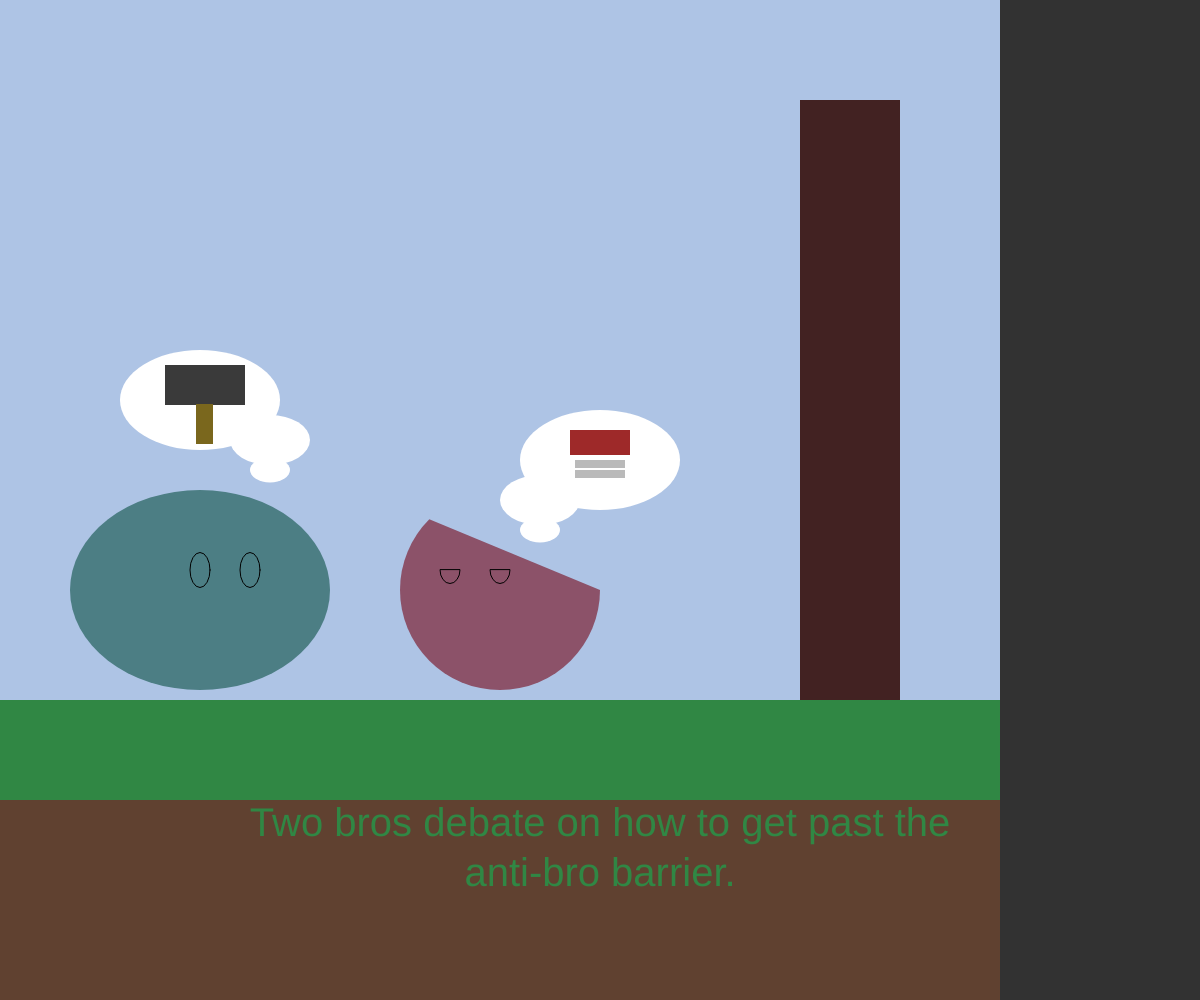
Frame 1 (no input)
Frame 60 (no input): identical to frame 1, image omitted
Frame 120 (the mouse pressed at the canvas centre since frame 60): identical to frame 1, image omitted

The p5.js sketch that drew this single still picture (run headless with seeded random() and noise() and a simulated clock; from frame 60 on, the mouse is pressed at the canvas centre):

// p5.js sketch
// ── sketch.js
/*
    interactive story by jayson 
*/

// global variable

//beginning, endone, endtwo
var currentSetting = "beginning";
var story = "Two bros debate on how to get past the anti-bro barrier.";
var storytwo = "Unfotunately, the bro-hammer just sorta bounced off and crushed red bro.";
var storythree = "Turns out living mostly off doritos makes you less and less aerodynamic. Huh.";

function setup() {
    createCanvas(windowWidth, windowHeight);
    textSize(40);
    textAlign(CENTER, CENTER);
}

function mouseClicked() {
    if (currentSetting == "endone") currentSetting = "beginning";
    if (currentSetting == "endtwo") currentSetting = "beginning";

    // detect which character is clicked
    else if (chapter == "day") {
        // clicked the orange
        //ellipse(200, 400, 160, 100);
        var hammer = dist(mouseX, mouseY, 200, 400);
        if (hammer < 160 / 2) {
            currentSetting = "endone";
        }
        //ellipse(600, 460, 160, 100);
        // clicked banana
        var spring = dist(mouseX, mouseY, 600, 460);
        if (spring < 160 / 2) {
            currentSetting = "endtwo";
        }
    }
}



function bg() {

    //sky
    fill('#aec4e5');
    noStroke();
    rect(0, 0, 1000, 8000);

    //ground
    fill('#604130');
    noStroke();
    rect(0, 700, 1000, 2000);

    //grass
    fill('#308744');
    noStroke();
    rect(0, 700, 1000, 100);
}

function draw() {
    background(50);

    if (currentSetting == "beginning") {


        bg();
        // first character
        fill('#4c7e84');
        noStroke();
        ellipse(200, 590, 260, 200); // body
        stroke(0);
        ellipse(250, 570, 20, 35); // left eye
        ellipse(200, 570, 20, 35); // right eye

        // second character
        fill('#8c5269');
        noStroke();
        arc(500, 590, 200, 200, 0, PI + QUARTER_PI, CHORD); //body
        stroke(0);
        arc(500, 570, 20, 27, 0, PI, CHORD); //right eye
        arc(450, 570, 20, 27, 0, PI, CHORD); //left eye

        //wall
        fill('#422222');
        noStroke();
        rect(800, 100, 100, 600);

        //bubbleone
        fill('white');
        noStroke();
        ellipse(200, 400, 160, 100);
        ellipse(270, 440, 80, 50);
        ellipse(270, 470, 40, 25);
        fill('#3a3a3a');
        rect(165, 365, 80, 40);
        fill('#7a671d');
        rect(196, 404, 17, 40);

        //bubbletwo
        fill('white');
        noStroke();
        ellipse(600, 460, 160, 100);
        ellipse(540, 500, 80, 50);
        ellipse(540, 530, 40, 25);
        fill('#9e2929');
        rect(570, 430, 60, 25);
        fill('#bababa');
        rect(575, 470, 50, 8);
        rect(575, 460, 50, 8);

        fill('#184182');

        fill('#308744');
        noStroke();
        text(story, 200, 700, 800, 300);


    } else if (currentSetting == "endone") {
        bg();
        // first character
        fill('#4c7e84');
        noStroke();
        ellipse(600, 590, 260, 200); // body
        stroke(0);
        ellipse(650, 570, 20, 25); // left eye
        ellipse(700, 570, 20, 15); // right eye

        // second character
        fill('#8c5269');
        noStroke();
        arc(180, 630, 250, 130, 0, PI + QUARTER_PI, CHORD); //body
        stroke(0);
        arc(100, 600, 20, 32, 0, PI, CHORD); //right eye
        arc(155, 610, 27, 27, 0, PI, CHORD); //left eye


        //wall
        fill('#422222');
        noStroke();
        rect(800, 100, 100, 600);

        //hammer
        noStroke();
        push();
        rotate(PI / 15);
        fill('#3a3a3a');
        rect(180, 290, 120, 200);
        pop();

        push();
        rotate(PI / 15);
        fill('#7a671d');
        rect(300, 370, 400, 40);
        pop();

        fill('#308744');
        noStroke();
        text(storytwo, 200, 700, 800, 300);


    } else if (currentSetting == "endtwo") {
        bg();
        // first character
        fill('#4c7e84');
        noStroke();
        ellipse(765, 250, 70, 270); // body
        stroke(0);
        ellipse(740, 199, 17, 25); // left eye
        ellipse(770, 200, 17, 35); // right eye

        // second character
        fill('#8c5269');
        noStroke();
        arc(765, 330, 70, 330, 0, PI + QUARTER_PI, CHORD); //body
        stroke(0);
        arc(770, 350, 10, 52, 0, PI, CHORD); //right eye
        arc(755, 370, 10, 57, 0, PI, CHORD); //left eye

        fill('#9e2929');
        noStroke();
        rect(500, 530, 200, 60);
        fill('#bababa');
        rect(525, 600, 150, 30);
        rect(525, 650, 150, 30);

        //wall
        fill('#422222');
        noStroke();
        rect(800, 100, 100, 600);


        fill('#308744');
        noStroke();
        text(storythree, 200, 700, 800, 300);
    }


}
// ── style.css
body {
    margin: 0;
}

a {
  text-decoration: none;
  display: inline-block;
  padding: 8px 16px;
}

a:hover {
  background-color: #ddd;
  color: black;
}

.previous {
  background-color: #f1f1f1;
  color: black;
}

.next {
  background-color: #4CAF50;
  color: white;
}

.round {
  border-radius: 50%;
}
